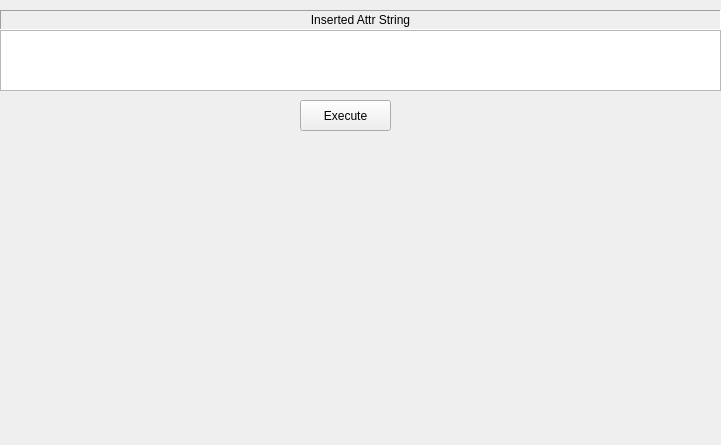
     <widget class="QWidget" name="page_5">
      <property name="geometry">
       <rect>
        <x>0</x>
        <y>0</y>
        <width>721</width>
        <height>445</height>
       </rect>
      </property>
      <attribute name="label">
       <string>InsUpdateAttr</string>
      </attribute>
      <widget class="QTextEdit" name="textEditInsUpdateAttrXMLStr">
       <property name="geometry">
        <rect>
         <x>0</x>
         <y>30</y>
         <width>721</width>
         <height>61</height>
        </rect>
       </property>
      </widget>
      <widget class="QPushButton" name="pushButtonExecuteInsUpdateAttrXML">
       <property name="geometry">
        <rect>
         <x>300</x>
         <y>100</y>
         <width>91</width>
         <height>31</height>
        </rect>
       </property>
       <property name="text">
        <string>Execute</string>
       </property>
      </widget>
      <widget class="QLabel" name="label_7">
       <property name="geometry">
        <rect>
         <x>0</x>
         <y>10</y>
         <width>721</width>
         <height>20</height>
        </rect>
       </property>
       <property name="frameShape">
        <enum>QFrame::Panel</enum>
       </property>
       <property name="frameShadow">
        <enum>QFrame::Sunken</enum>
       </property>
       <property name="text">
        <string>Inserted Attr String</string>
       </property>
       <property name="alignment">
        <set>Qt::AlignCenter</set>
       </property>
      </widget>
     </widget>
